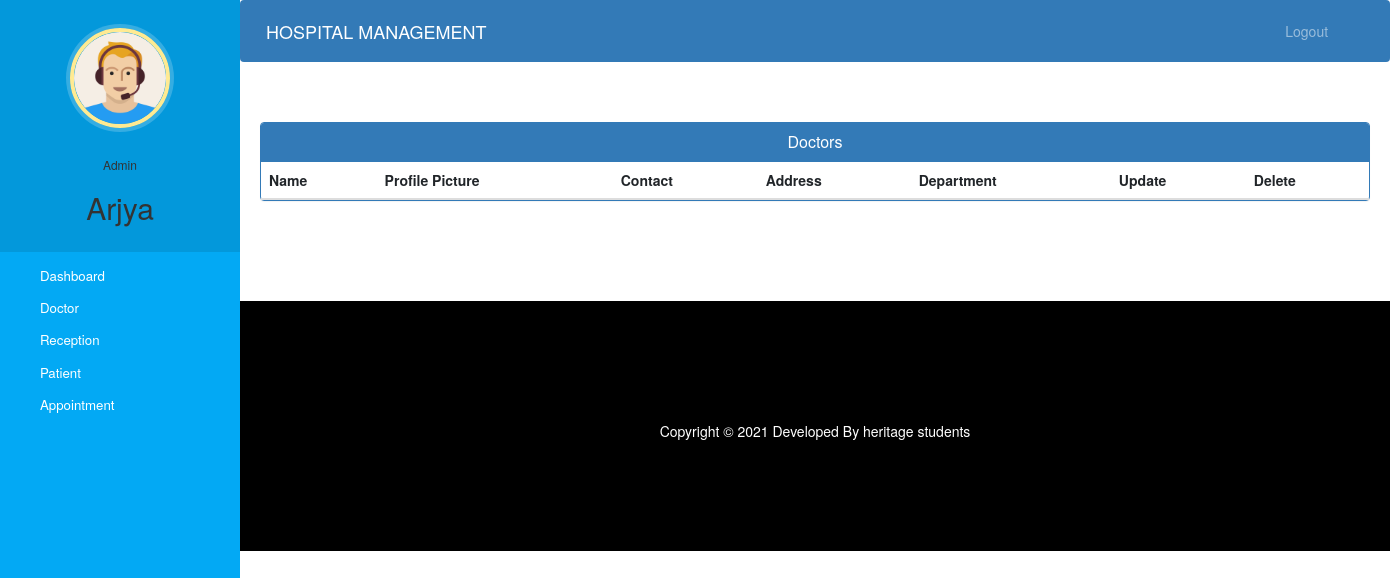
/admin-view-doctor (signed in), run on an earlier commit of the app's database.
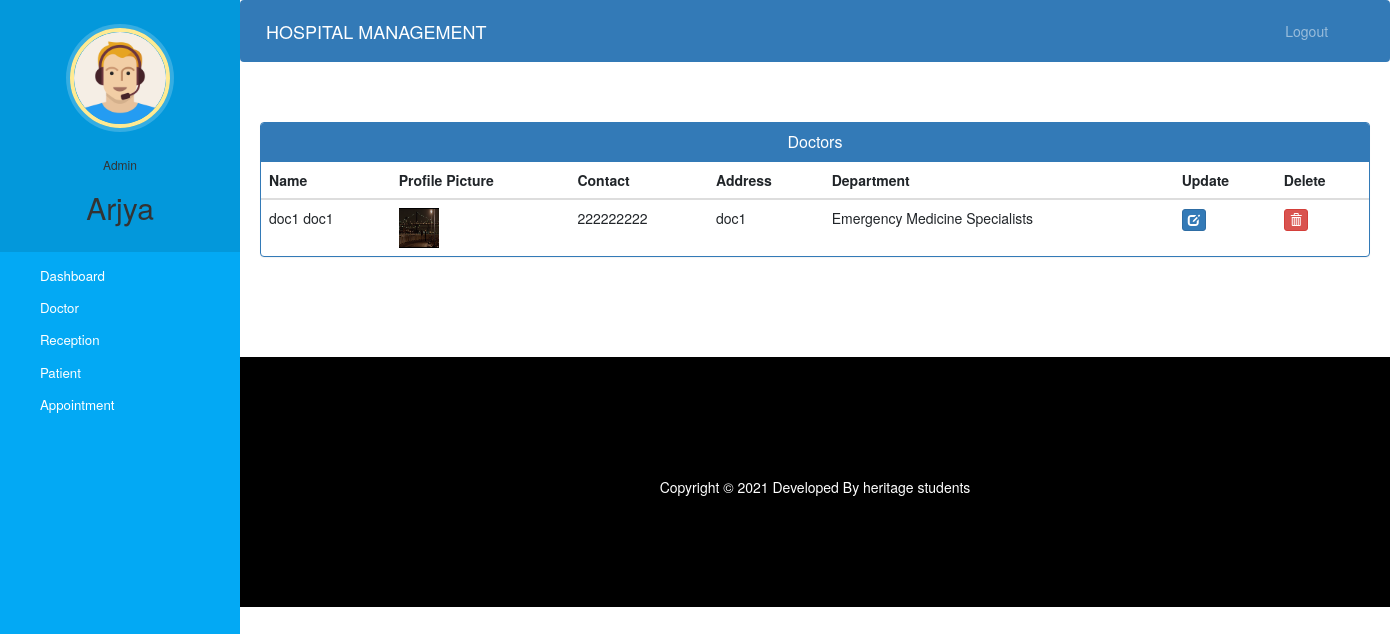
And on a later commit of the database.
### hospital/models.py (models this page shows, shortened)
class Doctor(models.Model):
    user=models.OneToOneField(User,on_delete=models.CASCADE)
    profile_pic= models.ImageField(upload_to='profile_pic/DoctorProfilePic/',null=True,blank=True)
    address = models.CharField(max_length=40)
    mobile = models.CharField(max_length=20,null=True)
    department= models.CharField(max_length=50,choices=departments,default='Cardiologist')
    status=models.BooleanField(default=False)
    @property
    def get_name(self):
        return self.user.first_name+" "+self.user.last_name

### hospital/views.py (the view)
# urls.py: path('admin-view-doctor', views.admin_view_doctor_view,name='admin-view-doctor'),
@login_required(login_url='adminlogin')
@user_passes_test(is_admin)
def admin_view_doctor_view(request):
    doctors=models.Doctor.objects.all().filter(status=True)
    return render(request,'hospital/admin_view_doctor.html',{'doctors':doctors})

### hospital/views.py (called while the page is built)
def is_admin(user):
    return user.groups.filter(name='ADMIN').exists()

### templates/hospital/admin_view_doctor.html (shortened to what this page needs)
{% extends 'hospital/admin_base.html' %}
{% block content %}
{%load static%}
<head>
  <link href="//netdna.bootstrapcdn.com/bootstrap/3.0.0/css/bootstrap.min.css" rel="stylesheet" id="bootstrap-css">
</head>
<div class="container">
  <div class="panel panel-primary">
    <div class="panel-heading">
      <h6 class="panel-title">Doctors</h6>
    </div>
    <table class="table table-hover" id="dev-table">
      <thead>
        <tr>
          <th>Name</th>
          <th>Profile Picture</th>
          <th>Contact</th>
          <th>Address</th>
          <th>Department</th>
          <th>Update</th>
          <th>Delete</th>
        </tr>
      </thead>
      {% for d in doctors %}
      <tr>
        <td> {{d.get_name}}</td>
        <td> <img src="{% static d.profile_pic.url %}" alt="Profile Pic" height="40px" width="40px" /></td>
        <td>{{d.mobile}}</td>
        <td>{{d.address}}</td>
        <td>{{d.department}}</td>
        <td><a class="btn btn-primary btn-xs" href="{% url 'update-doctor' d.id  %}"><span class="glyphicon glyphicon-edit"></span></a></td>
        <td><a class="btn btn-danger btn-xs" href="{% url 'delete-doctor-from-hospital' d.id  %}"><span class="glyphicon glyphicon-trash"></span></a></td>
      </tr>
      {% endfor %}
    </table>
  </div>
</div>
{% endblock content %}

What changed in the data, as far as the page shows it:
added Doctor: get_name "doc1 doc1", profile_pic (picture), mobile "222222222", address "doc1", department "Emergency Medicine Specialists"
